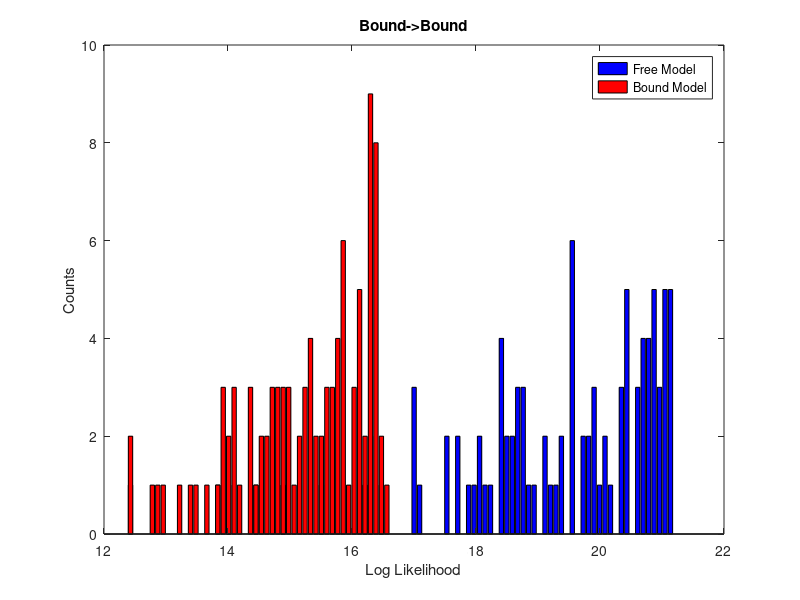
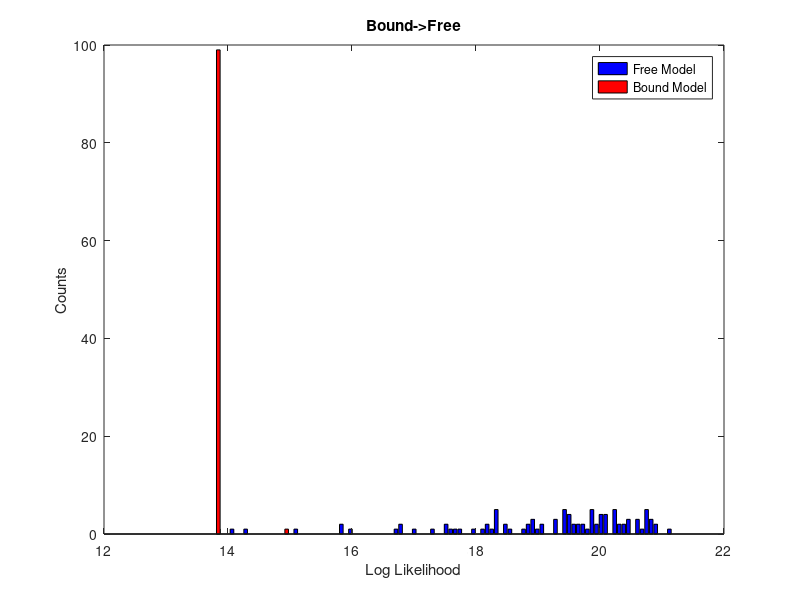

MATLAB code for these plots, in order: (Note: this script raises an error after producing the figures.)

close all

%% Setup some parameters

R_real=.05;  %(microns)Seperation of dimers 
S_R=1e-9;     %Sigma discribing actual spread of seperation
dt=1e-3;
S_D=2*dt;      %Sigma for diffusion
S_T=1*dt;      %Signa for rotational diffusion

%Starting condions:

A0=[0 0];
B0=[R_real 0];


%% Move with bound model:

N=100;
clear A1 B1 LL_F LL_BCT
for nn=1:N
    C0=(A0+B0)/2;
    C1=C0+S_D*randn(1,2);
    X=B0-A0;
    T0=atan2(X(2),X(1));
    T1=T0+S_T*randn;
    A1(nn,:)=C1-R_real/2*[cos(T1) sin(T1)];
    B1(nn,:)=C1+R_real/2*[cos(T1) sin(T1)];
    R=norm(B1(nn,:)-A1(nn,:));
    
    %likelihood free
    LL_F(nn)=sum(log(normpdf(A0-A1(nn,:),0,S_D)))+sum(log(normpdf(B0-B1(nn,:),0,S_D)));
    
    %likelihood bound (C,theta)
%     LL_BCT(nn)=sum(log(normpdf(C1-C0,0,S_D)))+log(normpdf(T1-T0,0,S_T))+log(normpdf(R,R_real,S_R))+log(R);
    LL_BCT(nn)=sum(log(normpdf(C1-C0,0,S_D)))+log(normpdf(T1-T0,0,S_T));
    %Note: 'R' is the Jacaobian from below.  Not sure this is correct
    %usage. 
    
end
A1_B=A1;
B1_B=B1;

[CF,BF]=hist(LL_F,100);
[CB,BB]=hist(LL_BCT,BF);
figure
bar(BF,CF,'b')
hold on
bar(BB,CB,'r')
legend('Free Model','Bound Model')
xlabel('Log Likelihood')
ylabel('Counts')
title('Bound->Bound')

LLD=(LL_BCT-LL_F);
BPrcnt=sum(LLD>0)/N;

%% move with free model


clear A1 B1 LL_F LL_BCT
for nn=1:N
    
    A1(nn,:)=A0+S_D*randn(1,2);
    B1(nn,:)=B0+S_D*randn(1,2);
    R=norm(B1(nn,:)-A1(nn,:));
    
    C1=(A1(nn,:)+B1(nn,:))/2;
    X=B1-A1;
    T1=atan2(X(2),X(1));
    
    %likelihood free
    LL_F(nn)=sum(log(normpdf(A0-A1(nn,:),0,S_D)))+sum(log(normpdf(B0-B1(nn,:),0,S_D)));
    
    %likelihood bound (C,theta,r)
%     LL_BCT(nn)=sum(log(normpdf(C1-C0,0,S_D)))+log(normpdf(T1-T0,0,S_T))+log(normpdf(R,R_real,S_R))+log(R);
    LL_BCT(nn)=sum(log(normpdf(C1-C0,0,S_D)))+log(normpdf(T1-T0,0,S_T));
    %Note: 'R' is the Jacaobian from below.  Not sure this is correct
    %usage. 
    
end
A1_F=A1;
B1_F=B1;

[CF,BF]=hist(LL_F,100);
[CB,BB]=hist(LL_BCT,BF);
figure
bar(BF,CF,'b')
hold on
bar(BB,CB,'r')
legend('Free Model','Bound Model')
xlabel('Log Likelihood')
ylabel('Counts')
title('Bound->Free')

LLD=(LL_BCT-LL_F);
BPrcnt=sum(LLD>0)/N


%% Calculate the Jacobian for change of variables. 

syms r Cx Cy Ax Ay Bx By theta

Ax=Cx-r/2*cos(theta);
Ay=Cy-r/2*sin(theta);
Bx=Cx+r/2*cos(theta);
By=Cy+r/2*sin(theta);

J=jacobian([Ax,Bx,Ay,By],[r,theta,Cx,Cy]);
simplify(det(J));


figure();
plot(A1_B(:,1), A1_B(:,2), 'ro','MarkerFaceColor',[1,0,0],'DisplayName','A Bound');
hold();
plot(B1_B(:,1), B1_B(:,2), 'bo','MarkerFaceColor',[0,0,1],'DisplayName','B Bound');
plot(A1_F(:,1), A1_F(:,2), 'o','MarkerSize',5,'MarkerEdgeColor',[0,0,0],'MarkerFaceColor',[.5,0,0],'DisplayName','A Free');
plot(B1_F(:,1), B1_F(:,2), 'o','MarkerSize',5,'MarkerEdgeColor',[0,0,0],'MarkerFaceColor',[0,0,.5],'DisplayName','B Free');
axis('equal');
legend('location','best');

